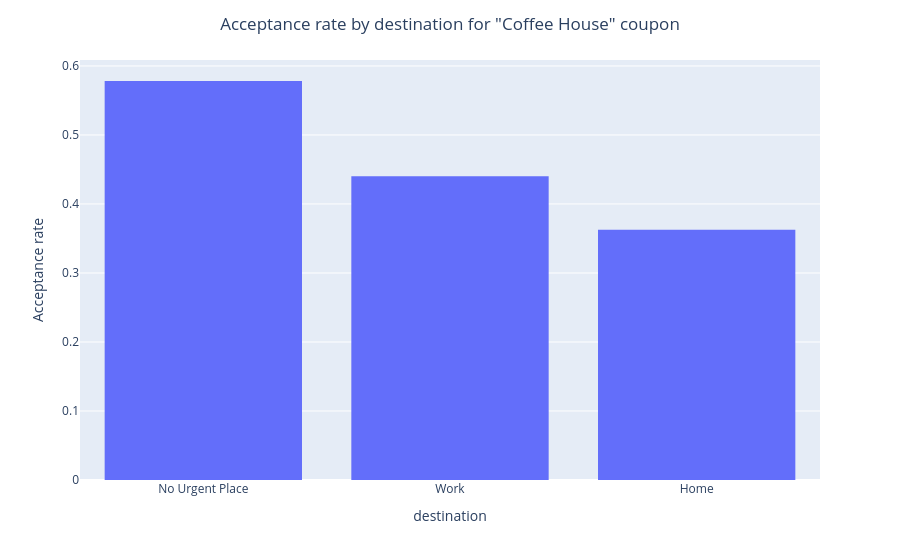
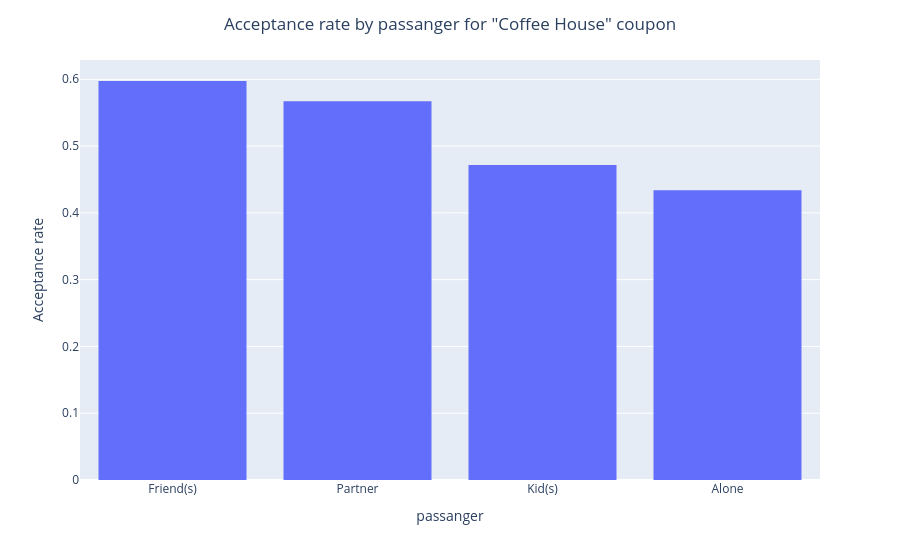
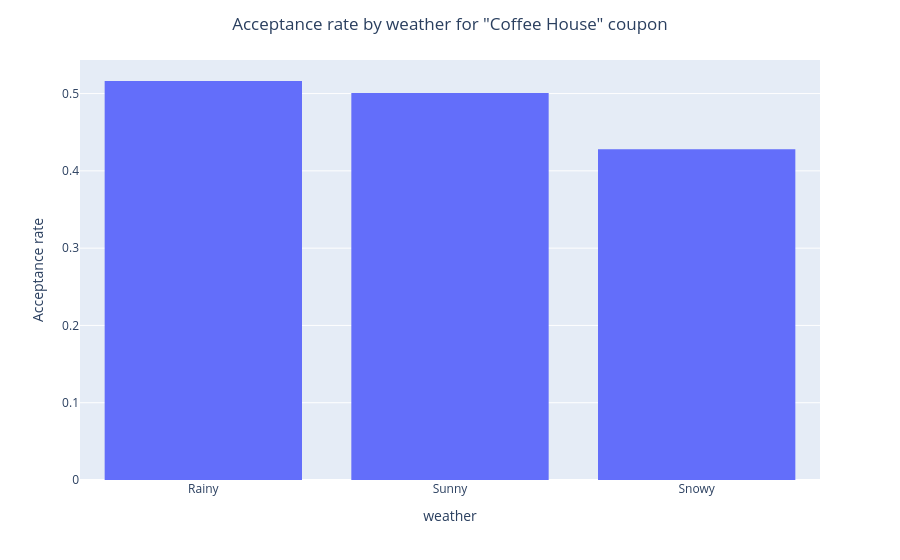
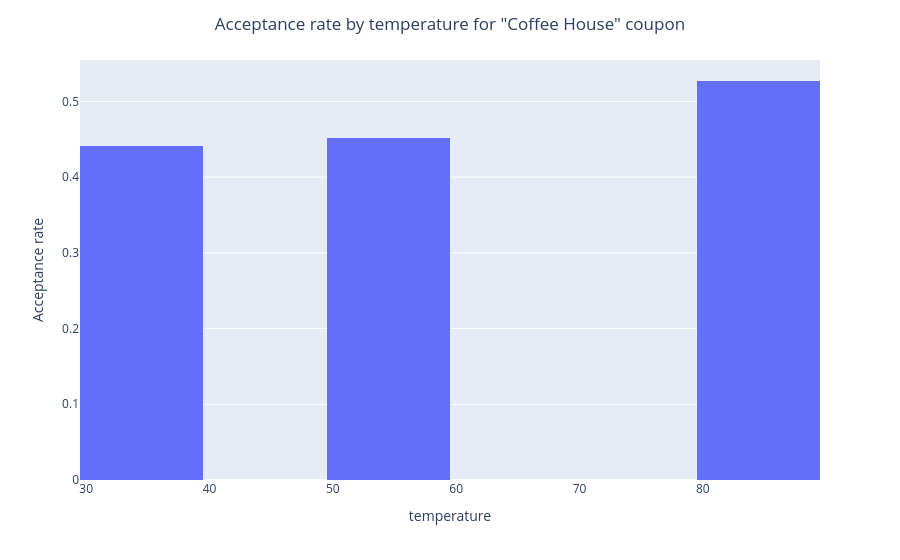

The code cell stored with these charts, in order, in its notebook:
### Code cell
# 1) We create a new DataFrame that contains just the "Coffee House" coupons.

data_coffee = data.query('coupon == "Coffee House"')
data_coffee.head()

# 2) What proportion of "Coffee House" coupons were accepted?

data_coffee['Y'].value_counts(normalize = True)
#The proportion of "Coffee House" coupons which were accepted is about 50%

# 3) Compare the acceptance rate between those who go to a coffee house 3 or fewer times a month to those who go more.
data_coffee.groupby(data_coffee['CoffeeHouse'].isin(['1~3','less1', 'never']))['Y'].value_counts(normalize = True)
# we see that the acceptance rate of those who go to a coffee house 3 or fewer times a month is about 45%
# and the acceptance rate of those who go more is about 67%
# so the acceptance rate of those who go to a coffee 3 or fewer times a month is a lot less than those who go more

# 4) Compare the acceptance rate of those who go to Coffehouses depending on each categorical column
categorical_columns = data_coffee.select_dtypes(include=['object', 'category', 'int64']).columns
# we create an histogram of the acceptance rate by each of the categorical column
for col in categorical_columns:
    if col not in ['coupon', 'Y']:  
        data_coffee_col = data_coffee.groupby([col])['Y'].value_counts(normalize = True).to_frame(name='acceptance rate').reset_index().sort_values(by = 'acceptance rate', ascending = False).query('Y == 1')
        plt_col = px.histogram(data_coffee_col, x = col, y = 'acceptance rate', nbins = 10)
        plt_col.update_layout(title=f'Acceptance rate by {col} for "Coffee House" coupon', yaxis_title="Acceptance rate", title_x = 0.5)
        plt_col.show()
        plt_col.write_html(f'data\\Acceptance rate by {col} for Coffee House coupon.html')
# we noticed that the acceptance rate of the "Coffe House" coupons is higher : 
# - for drivers who go to no urgent place
# - for drivers who travel with friend(s) or partner
# - during Rainy or Sunny weather
# - when the temperature is hot
# - around 10 AM
# - when the coupon expires before 1 day
# - for drivers who are below 21 years old
# - for non-widowed drivers
# - for drivers with lower level of education or lower income
# - for drivers in the occupation of : Healthcare practitioners & technical, Building & grounds cleaning & maintenance
# - for drivers who drive a Mazda5
# - for drivers who don't go more than 8 times a month to Bars
# - for drivers who go at least 3 times a month to Coffee Houses
# - for drivers who go order at least once a month Take away food      
# - for drivers who go at least once a month to cheap or expensive restaurants

### Figure 1 — Plotly figure (JSON) as saved in the notebook; plotly's stock layout.template omitted (floating-point values rounded to 4 significant figures)
{"data": [{"alignmentgroup": "True", "bingroup": "x", "histfunc": "sum", "hovertemplate": "destination=%{x}<br>sum of acceptance rate=%{y}<extra></extra>", "legendgroup": "", "marker": {"color": "#636efa", "pattern": {"shape": ""}}, "name": "", "nbinsx": 10, "offsetgroup": "", "orientation": "v", "showlegend": false, "type": "histogram", "x": ["No Urgent Place", "Work", "Home"], "xaxis": "x", "y": [0.5782, 0.44, 0.3626], "yaxis": "y"}], "layout": {"autosize": true, "barmode": "relative", "legend": {"tracegroupgap": 0}, "margin": {"t": 60}, "title": {"text": "Acceptance rate by destination for \"Coffee House\" coupon", "x": 0.5}, "xaxis": {"anchor": "y", "autorange": true, "domain": [0, 1], "range": [-0.5, 2.5], "title": {"text": "destination"}, "type": "category"}, "yaxis": {"anchor": "x", "autorange": true, "domain": [0, 1], "range": [0, 0.6086], "title": {"text": "Acceptance rate"}, "type": "linear"}}}

### Figure 2 — Plotly figure (JSON) as saved in the notebook; plotly's stock layout.template omitted (floating-point values rounded to 4 significant figures)
{"data": [{"alignmentgroup": "True", "bingroup": "x", "histfunc": "sum", "hovertemplate": "passanger=%{x}<br>sum of acceptance rate=%{y}<extra></extra>", "legendgroup": "", "marker": {"color": "#636efa", "pattern": {"shape": ""}}, "name": "", "nbinsx": 10, "offsetgroup": "", "orientation": "v", "showlegend": false, "type": "histogram", "x": ["Friend(s)", "Partner", "Kid(s)", "Alone"], "xaxis": "x", "y": [0.5974, 0.567, 0.4715, 0.4339], "yaxis": "y"}], "layout": {"autosize": true, "barmode": "relative", "legend": {"tracegroupgap": 0}, "margin": {"t": 60}, "title": {"text": "Acceptance rate by passanger for \"Coffee House\" coupon", "x": 0.5}, "xaxis": {"anchor": "y", "autorange": true, "domain": [0, 1], "range": [-0.5, 3.5], "title": {"text": "passanger"}, "type": "category"}, "yaxis": {"anchor": "x", "autorange": true, "domain": [0, 1], "range": [0, 0.6289], "title": {"text": "Acceptance rate"}, "type": "linear"}}}

### Figure 3 — Plotly figure (JSON) as saved in the notebook; plotly's stock layout.template omitted (floating-point values rounded to 4 significant figures)
{"data": [{"alignmentgroup": "True", "bingroup": "x", "histfunc": "sum", "hovertemplate": "weather=%{x}<br>sum of acceptance rate=%{y}<extra></extra>", "legendgroup": "", "marker": {"color": "#636efa", "pattern": {"shape": ""}}, "name": "", "nbinsx": 10, "offsetgroup": "", "orientation": "v", "showlegend": false, "type": "histogram", "x": ["Rainy", "Sunny", "Snowy"], "xaxis": "x", "y": [0.5163, 0.5009, 0.4281], "yaxis": "y"}], "layout": {"autosize": true, "barmode": "relative", "legend": {"tracegroupgap": 0}, "margin": {"t": 60}, "title": {"text": "Acceptance rate by weather for \"Coffee House\" coupon", "x": 0.5}, "xaxis": {"anchor": "y", "autorange": true, "domain": [0, 1], "range": [-0.5, 2.5], "title": {"text": "weather"}, "type": "category"}, "yaxis": {"anchor": "x", "autorange": true, "domain": [0, 1], "range": [0, 0.5435], "title": {"text": "Acceptance rate"}, "type": "linear"}}}

### Figure 4 — Plotly figure (JSON) as saved in the notebook; plotly's stock layout.template omitted (floating-point values rounded to 4 significant figures)
{"data": [{"alignmentgroup": "True", "bingroup": "x", "histfunc": "sum", "hovertemplate": "temperature=%{x}<br>sum of acceptance rate=%{y}<extra></extra>", "legendgroup": "", "marker": {"color": "#636efa", "pattern": {"shape": ""}}, "name": "", "nbinsx": 10, "offsetgroup": "", "orientation": "v", "showlegend": false, "type": "histogram", "x": [80, 55, 30], "xaxis": "x", "y": [0.527, 0.452, 0.4415], "yaxis": "y"}], "layout": {"autosize": true, "barmode": "relative", "legend": {"tracegroupgap": 0}, "margin": {"t": 60}, "title": {"text": "Acceptance rate by temperature for \"Coffee House\" coupon", "x": 0.5}, "xaxis": {"anchor": "y", "autorange": true, "domain": [0, 1], "range": [29.5, 89.5], "title": {"text": "temperature"}, "type": "linear"}, "yaxis": {"anchor": "x", "autorange": true, "domain": [0, 1], "range": [0, 0.5547], "title": {"text": "Acceptance rate"}, "type": "linear"}}}
